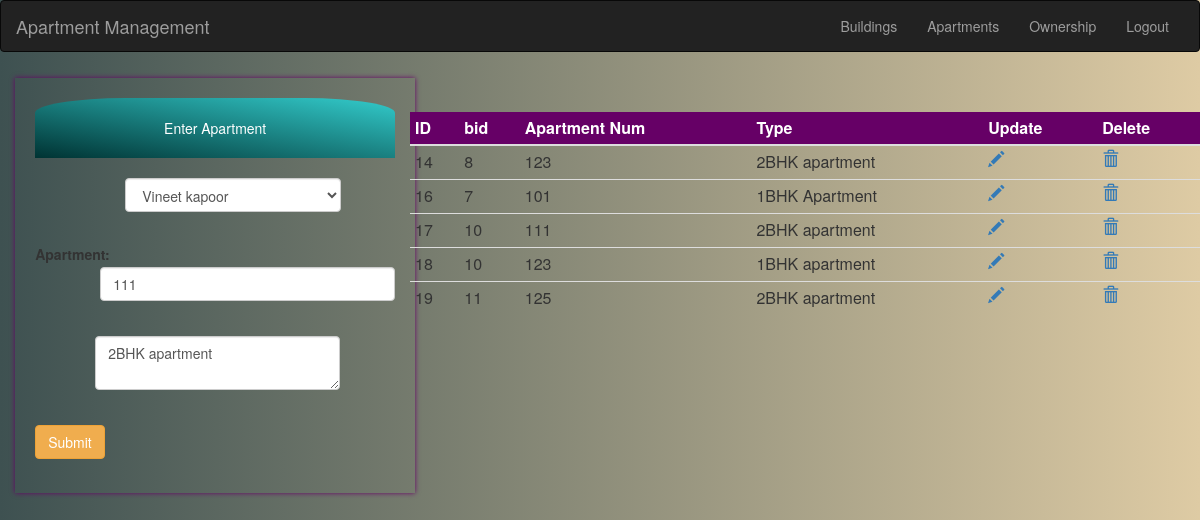
Page /apartment/Apartment_Management/apartment.php?update=1&id=17 on the committed database.
### tables this page shows
CREATE TABLE `apartment` (
  `id` int(11) NOT NULL,
  `bid` int(11) NOT NULL,
  `apartmentNum` int(4) NOT NULL,
  `description` varchar(200) NOT NULL
);

CREATE TABLE `building` (
  `id` int(11) NOT NULL,
  `Name` varchar(200) NOT NULL,
  `Address` varchar(500) NOT NULL,
  `Developer` varchar(200) NOT NULL
);

### apartment/Apartment_Management/apartment.php (the view, shortened to what this page needs)
<?php
include 'conn.php';
$bid=$aname=$desc="";
if(isset($_GET['update'])){
    $id = $_GET['id'];
     $qry="select * from apartment where id=$id";
  if ($result = $con->query($qry)) {
    if ($row = $result->fetch_assoc()) {
    $bid=$row['bid'];
    $aname=$row['apartmentNum'];
    $desc=$row['description'];
    }
    }
           }
?>
<html>
    <head>
  <link rel="stylesheet" href="https://maxcdn.bootstrapcdn.com/bootstrap/3.3.7/css/bootstrap.min.css">
</head>
    </head>
    <body style="background-image: linear-gradient(to right, #3E5151 , #DECBA4);">
     <?php
     include 'anav.php';
     ?>
        <div class="row">
         <div class="col-md-4">
       <div style="width: 400px;margin-left:4%;margin-top: 1.5%;box-shadow: 0px 0px 5px #660066;padding:20px">
        <div style='text-align: center;padding:20px;background:  linear-gradient(To top right,#033,#3cc);color:white;border-radius: 25% 25% 0% 0%'>Enter Apartment</div>
        <form class="form-horizontal" action="apartment.php" method="post">
            <div style="padding-top: 20px;margin-left: 25%">
                <select class="form-control" style="display:inline; width: 80%;" name="building" >
                    <?php
                                include 'conn.php';
                                $qry="select * from building";
                                if ($result = $con->query($qry)) {
    while ($row = $result->fetch_assoc()) {
                    ?>
                     <option value="<?php echo $row['id']; ?>" selected="<?php if($row['id']==$bid){echo 'true';}else{echo 'false';}?>" ><?php echo $row['Name']; ?>
                        </option>
               <?php
    }
    }
    ?> </select>
            </div><br>
    <div class="form-group" style="margin-top: 5px">
    <label class="control-label col-sm-2" for="apartment">Apartment:</label>
    <div class="col-sm-10" style="margin-top:30px">
        <input type="text" class="form-control" name="apartment" required="" pattern="[0-9]{3}" placeholder="Apartment Number" value="<?php echo $aname;?>"/><br>
    </div>
            </div>
            <div style="margin-left: 60px;">
            <div class="form-group" style="margin-top: 2px">
    <div class="col-sm-10" style="margin-top:0.1px">
        <textarea class="form-control" name="desc" required="" placeholder="Description" ><?php echo $desc;?></textarea><br>
    </div>
            </div>
            </div>
             <button class="btn btn-warning" type="submit" name="submit" value="add">Submit</button>
        </form>
      </div>
         </div>
        <div class="col-md-8">
                <div>
        <table class="table table-hover table-condensed" style="margin-top: 5%">
            <thead style="background: #660066;color:white">
            <th>ID</th>
             <th>bid</th>
              <th>Apartment Num</th>
              <th>Type</th>
              <th>Update</th>
              <th>Delete</th>
            </thead>
            <tbody>
                <?php
                $sql = "select * from apartment;";
                $result=mysqli_query($con,$sql);
                if($result){
                    while($row = $result->fetch_assoc()){
                ?>
                <tr>
                    <td><?php echo $row['id'];?></td>
                    <td><?php echo $row['bid'];?></td>
                    <td><?php echo $row['apartmentNum'];?></td>
                    <td><?php echo $row['description']; ?></td>
                    <td><a href="apartment.php?update=1&id=<?php echo $row['id'];?>"><span class="glyphicon glyphicon-pencil"></span></a></td>
                    <td><a href="deleteapartment.php?id=<?php echo $row['id'];?>"><span class="glyphicon glyphicon-trash"></span></a></td>
                </tr>
                <?php
                }
                }
                ?>
            </tbody>
        </table>
                </div>
    </body>
</html>

### rows in the picture
apartment: building "Vineet kapoor", apartment "111", desc "2BHK apartment", id "17", bid "10", apartmentNum "111", description "2BHK apartment"
apartment: id "14", bid "8", apartmentNum "123", description "2BHK apartment"
apartment: id "16", bid "7", apartmentNum "101", description "1BHK Apartment"
apartment: id "18", bid "10", apartmentNum "123", description "1BHK apartment"
apartment: id "19", bid "11", apartmentNum "125", description "2BHK apartment"
